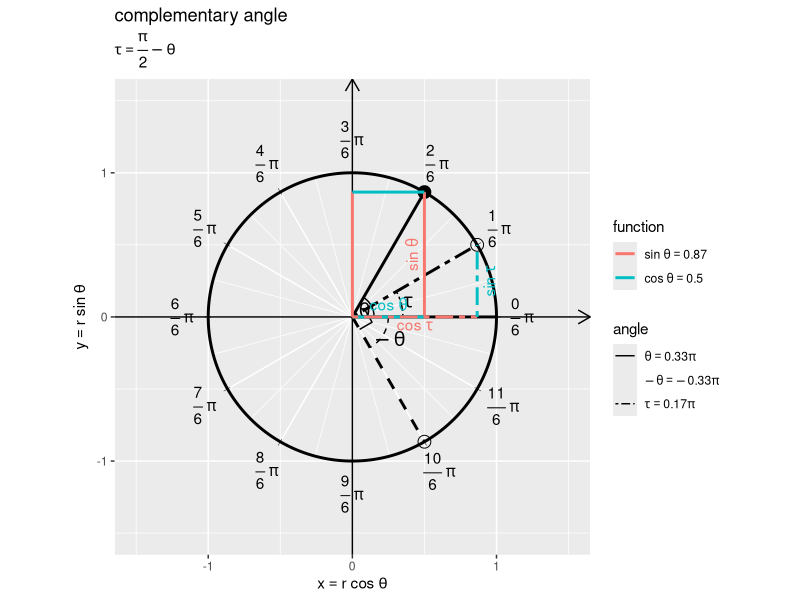

Source code (R): (Note: this script raises an error after producing the figure.)

# 余角(π/2 - θ)の可視化 ------------------------------------------------------------------

# 利用パッケージ
library(tidyverse)
library(gganimate)
library(patchwork)
library(magick)

# パッケージ名の省略用
library(ggplot2)


# 単位円の描画用 -----------------------------------------------------------------

# 円周の座標を作成
circle_df <- tibble::tibble(
  t = seq(from = 0, to = 2*pi, length.out = 361), # 1周期分のラジアン
  r = 1, # 半径
  x = r * cos(t), 
  y = r * sin(t)
)

# 半円(範囲π)における目盛数(分母の値)を指定
tick_num <- 6

# 角度目盛の座標を作成:(補助目盛有り)
d <- 1.1
rad_tick_df <- tibble::tibble(
  # 座標用
  i     = seq(from = 0, to = 2*tick_num-0.5, by = 0.5), # 目盛番号(分子の値)
  t_deg = i/tick_num * 180, # 度数法の角度
  t_rad = i/tick_num * pi,  # 弧度法の角度(ラジアン)
  r     = 1, # 半径
  x     = r * cos(t_rad), 
  y     = r * sin(t_rad), 
  major_flag = i%%1 == 0, # 主・補助フラグ
  grid       = dplyr::if_else(major_flag, true = "major", false = "minor"), # 目盛カテゴリ
  # ラベル用
  deg_label  = dplyr::if_else(
    major_flag, true = paste0(round(t_deg, digits = 1), "*degree"), false = ""
  ), # 角度ラベル
  rad_label  = dplyr::if_else(
    major_flag, true = paste0("frac(", i, ", ", tick_num, ") ~ pi"), false = ""
  ), # ラジアンラベル
  label_x = d * x, 
  label_y = d * y, 
  a = t_deg + 90, 
  h = 1 - (x * 0.5 + 0.5), 
  v = 1 - (y * 0.5 + 0.5), 
  tick_mark = dplyr::if_else(major_flag, true = "|", false = "") # 目盛指示線用
)


# 単位円と角度の関係 ------------------------------------------------------------

# 点用のラジアンを指定
theta <- 2/6 * pi

# 余角を計算
tau <- 0.5*pi - theta


# 円周上の点の座標を作成
point_df <- tibble::tibble(
  t = c(theta, -theta, tau), 
  x = cos(t), 
  y = sin(t), 
  type = c("main", "sub", "target") # 角度カテゴリ
)

# 半径線の終点の座標を作成
radius_df <- dplyr::bind_rows(
  # 始線
  tibble::tibble(
    x = 1, 
    y = 0, 
    type = "main"
  ), 
  # 動径
  point_df |> 
    dplyr::select(x, y, type)
)


# 角マークの座標を作成
ds <- 0.005
angle_mark_df <- tibble::tibble(
  t    = c(theta, -theta, tau), 
  type = c("main", "sub", "target"), # 角度カテゴリ
  d    = c(0.15, 0.25, 0.35) # マークサイズを指定
) |> 
  dplyr::reframe(
    u = seq(from = 0, to = t, length.out = 600), .by = dplyr::everything()
  ) |> # 円弧用のラジアンを作成
  dplyr::mutate(
    x = (d + ds*u) * cos(u), 
    y = (d + ds*u) * sin(u)
  )

# 角ラベルの座標を作成
angle_label_df <- tibble::tibble(
  d = c(0.1, 0.3, 0.4), # ラベル位置を指定
  u = 0.5 * c(theta, -theta, tau), 
  x = d * cos(u), 
  y = d * sin(u), 
  angle_label = c("theta", "-theta", "tau")
)

# 直角マークの座標を作成
d <- 0.1
rightangle_mark_df <- tibble::tibble(
  u = c(-theta, 0.25*pi-theta, tau), 
  x = c(d, sqrt(2)*d, d) * cos(u), 
  y = c(d, sqrt(2)*d, d) * sin(u)
)


# 関数の描画順を指定
fnc_level_vec <- c("sin", "cos")

# 関数線分の座標を作成
fnc_seg_df <- tibble::tibble(
  fnc = c(
    "sin", "cos", "sin", "cos", 
    "sin", "cos"
  ) |> 
    factor(levels = fnc_level_vec), # 関数カテゴリ
  type = c(
    "main", "main", "main", "main", 
    "target", "target"
  ), # 角度カテゴリ
  x_from = c(
    cos(theta), 0, 0, 0, 
    0, cos(tau)
  ), 
  y_from = c(
    0, 0, 0, sin(theta), 
    0, 0
  ), 
  x_to = c(
    cos(theta), cos(theta), 0, cos(theta), 
    cos(tau), cos(tau)
  ), 
  y_to = c(
    sin(theta), 0, sin(theta), sin(theta), 
    0, sin(tau)
  )
)

# 関数ラベルの座標を作成
fnc_label_df <- tibble::tibble(
  fnc = c(
    "sin", "cos", 
    "sin", "cos"
  ), 
  x = c(
    cos(theta), 0.5*cos(theta), 
    0.5*cos(tau), cos(tau)
  ), 
  y = c(
    0.5*sin(theta), 0, 
    0, 0.5*sin(tau)
  ), 
  fnc_label = c(
    "sin~theta", "cos~theta", 
    "cos~tau", "sin~tau"
  ), 
  a = c(
    90, 0, 
    0, 90
  ), 
  h = 0.5, 
  v = c(
    -0.5, -0.5, 
    1.5, 1.5
  )
)

# グラフサイズを設定
axis_size <- 1.5

# ラベル用の文字列を作成
def_label <- "tau == frac(pi, 2) - theta"
angle_label_vec <- paste(
  c("theta", "-theta", "tau"), 
  c(theta/pi, -theta/pi, tau/pi) |> 
    round(digits = 2), 
  sep = " == "
) |> 
  paste("* pi")
fnc_label_vec <- paste(
  c("sin~theta", "cos~theta"), 
  c(sin(theta), cos(theta)) |> 
    round(digits = 2), 
  sep = " == "
)

# 単位円における偏角と関数線分を作図
ggplot() + 
  geom_segment(data = rad_tick_df, 
               mapping = aes(x = 0, y = 0, xend = x, yend = y, linewidth = grid), 
               color = "white", show.legend = FALSE) + # θ軸目盛線
  geom_text(data = rad_tick_df, 
            mapping = aes(x = x, y = y, angle = a, label = tick_mark), 
            size = 2) + # θ軸目盛指示線
  geom_text(data = rad_tick_df, 
            mapping = aes(x = label_x, y = label_y, label = rad_label, hjust = h, vjust = v), 
            parse = TRUE) + # θ軸目盛ラベル
  geom_segment(mapping = aes(x = c(-Inf, 0), y = c(0, -Inf), 
                             xend = c(Inf, 0), yend = c(0, Inf)), 
               arrow = arrow(length = unit(10, units = "pt"), ends = "last")) + # x・y軸線
  geom_path(data = circle_df, 
            mapping = aes(x = x, y = y), 
            linewidth = 1) + # 円周
  geom_segment(data = radius_df, 
               mapping = aes(x = 0, y = 0, xend = x, yend = y, linetype = type), 
               linewidth = 1, show.legend = FALSE) + # 半径線
  geom_path(data = rightangle_mark_df, 
            mapping = aes(x = x, y = y)) + # 直角マーク
  geom_path(data = angle_mark_df, 
            mapping = aes(x = x, y = y, linetype = type), 
            show.legend = FALSE) + # 角マーク
  geom_text(data = angle_label_df, 
            mapping = aes(x = x, y = y, label = angle_label), 
            size = 5, parse = TRUE) + # 角ラベル
  geom_point(data = point_df, 
             mapping = aes(x = x, y = y, shape = type), 
             size = 4, show.legend = FALSE) + # 円周上の点
  geom_segment(data = fnc_seg_df, 
               mapping = aes(x = x_from, y = y_from, xend = x_to, yend = y_to, 
                             color = fnc, linetype = type), 
               linewidth = 1) + # 関数線分
  geom_text(data = fnc_label_df, 
            mapping = aes(x = x, y = y, label = fnc_label, color = fnc, 
                          hjust = h, vjust = v, angle = a), 
            parse = TRUE, show.legend = FALSE) + # 関数ラベル
  scale_color_hue(labels = parse(text = fnc_label_vec), name = "function") + # 凡例表示用
  scale_shape_manual(breaks = c("main", "sub", "target"), 
                     values = c("circle", "circle open", "circle open")) + # 補助点用
  scale_linetype_manual(breaks = c("main", "sub", "target"), 
                        values = c("solid", "dashed", "twodash"), 
                        labels = parse(text = angle_label_vec), 
                        name = "angle") + # 補助線用, 凡例表示用
  scale_linewidth_manual(breaks = c("major", "minor"), 
                         values = c(0.5, 0.25)) + # 主・補助目盛線用
  guides(linetype = guide_legend(override.aes = list(linewidth = 0.5))) + 
  theme(legend.text.align = 0) + 
  coord_fixed(ratio = 1, 
              xlim = c(-axis_size, axis_size), 
              ylim = c(-axis_size, axis_size)) + 
  labs(title = "complementary angle", 
       subtitle = parse(text = def_label), 
       x = expression(x == r ~ cos~theta), 
       y = expression(y == r ~ sin~theta))


# 単位円と角度の関係 ------------------------------------------------------------

# フレーム数を指定
frame_num <- 300

# 点用のラジアンの範囲を指定
theta_vals <- seq(from = -2*pi, to = 2*pi, length.out = frame_num+1)[1:frame_num]

# 余角を計算
tau_vals <- 0.5*pi - theta_vals


# 円周上の点の座標を作成
anim_point_df <- tidyr::expand_grid(
  type    = c("main", "sub", "target"), # 角度カテゴリ
  frame_i = 1:frame_num # フレーム番号
) |> # フレームごとに複製
  dplyr::bind_cols(
    t = c(theta_vals, -theta_vals, tau_vals)
  ) |> 
  dplyr::mutate(
    x = cos(t), 
    y = sin(t)
  )

# 半径線の終点の座標を作成
anim_radius_df <- dplyr::bind_rows(
  # 始線
  tibble::tibble(
    frame_i = 1:frame_num, 
    x = 1, 
    y = 0, 
    type = "main"
  ), 
  # 動径
  anim_point_df |> 
    dplyr::select(frame_i, x, y, type)
)


# 角マークの座標を作成
ds <- 0.005
anim_angle_mark_df <- tidyr::expand_grid(
  tibble::tibble(
    type = c("main", "sub", "target"), 
    d    = c(0.15, 0.25, 0.35) # マークサイズを指定
  ), 
  frame_i = 1:frame_num
) |> # フレームごとに複製
  dplyr::bind_cols(
    t = c(theta_vals, -theta_vals, tau_vals)
  ) |> 
  dplyr::reframe(
    u = seq(from = 0, to = t, length.out = 600), .by = dplyr::everything()
  ) |> # フレームごとにラジアンを作成
  dplyr::mutate(
    x = (d + ds*u) * cos(u), 
    y = (d + ds*u) * sin(u)
  )

# 角ラベルの座標を作成
anim_angle_label_df <- tidyr::expand_grid(
  tibble::tibble(
    angle_label = c("theta", "-theta", "tau"), 
    d           = c(0.1, 0.25, 0.4) # ラベル位置を指定
  ), 
  frame_i = 1:frame_num
) |> # フレームごとに複製
  dplyr::bind_cols(
    u = 0.5 * c(theta_vals, -theta_vals, tau_vals)
  ) |> 
  dplyr::mutate(
    x = d * cos(u), 
    y = d * sin(u)
  )

# 直角マークの座標を作成
d <- 0.1
anim_rightangle_mark_df <- tidyr::expand_grid(
  d       = c(d, sqrt(2)*d, d), 
  frame_i = 1:frame_num
) |> # フレームごとに複製
  dplyr::bind_cols(
    u = c(-theta_vals, 0.25*pi-theta_vals, tau_vals)
  ) |> 
  dplyr::mutate(
    x = d * cos(u), 
    y = d * sin(u)
  ) |> 
    dplyr::arrange(frame_i) # 確認用


# 関数の描画順を指定
fnc_level_vec <- c("sin", "cos")

# 関数線分の座標を作成
line_num <- 6
anim_fnc_seg_df <- tibble::tibble(
  frame_i = 1:frame_num |> 
    rep(times = line_num), 
  fnc = c(
    "sin", "cos", "sin", "cos", 
    "sin", "cos"
  ) |> 
    rep(each = frame_num) |> 
    factor(levels = fnc_level_vec), # 関数カテゴリ
  type = c(
    "main", "main", "main", "main", 
    "target", "target"
  ) |> 
    rep(each = frame_num), # 角度カテゴリ
  x_from = c(
    cos(theta_vals), rep(0, times = frame_num), rep(0, times = frame_num), rep(0, times = frame_num), 
    rep(0, times = frame_num), cos(tau_vals)
  ), 
  y_from = c(
    rep(0, times = frame_num), rep(0, times = frame_num), rep(0, times = frame_num), sin(theta_vals), 
    rep(0, times = frame_num), rep(0, times = frame_num)
  ), 
  x_to = c(
    cos(theta_vals), cos(theta_vals), rep(0, times = frame_num), cos(theta_vals), 
    cos(tau_vals), cos(tau_vals)
  ), 
  y_to = c(
    sin(theta_vals), rep(0, times = frame_num), sin(theta_vals), sin(theta_vals), 
    rep(0, times = frame_num), sin(tau_vals)
  ), 
  label_flag = c(
    TRUE, TRUE, FALSE, FALSE, 
    TRUE, TRUE
  ) |> 
    rep(each = frame_num) # 関数ラベル用
)

# ラベル設定を指定
setting_df <- tibble::tibble(
  fnc = c(
    "sin", "cos", 
    "sin", "cos"
  ), 
  type = c(
    "main", "main", 
    "target", "target"
  ), 
  fnc_label = c(
    "sin~theta", "cos~theta", 
    "cos~tau", "sin~tau"
  ), 
  a = c(
    90, 0, 
    0, 90
  ), 
  h = 0.5, 
  v = c(
    -0.5, -0.5, 
    1.5, 1.5
  )
)

# 関数ラベルの座標を作成
anim_fnc_label_df <- anim_fnc_seg_df |> 
  dplyr::filter(label_flag) |> # ラベル付け線分を抽出
  dplyr::summarise(
    x = median(c(x_from, x_to)), 
    y = median(c(y_from, y_to)), .by = c(frame_i, fnc, type)
  ) |> # 中点に配置
  dplyr::left_join(setting_df, by = c("fnc", "type")) # ラベル設定を追加
  

# グラフサイズを設定
axis_size <- 1.5

# ラベル用の文字列を作成
anim_label_df <- tibble::tibble(
  frame_i = 1:frame_num, 
  var_label = paste0(
    "list(", 
    "theta == ", round(theta_vals/pi, digits = 2), " * pi, ", 
    "tau == ", round(tau_vals/pi, digits = 2), " * pi", 
    ")"
  )
)
angle_label_vec <- c("theta", "-theta", "tau == frac(pi, 2) - theta")
fnc_label_vec   <- c(sin = "sine", cos = "cosine")

# 単位円における偏角と関数線分を作図
anim <- ggplot() + 
  geom_segment(data = rad_tick_df, 
               mapping = aes(x = 0, y = 0, xend = x, yend = y, linewidth = grid), 
               color = "white", show.legend = FALSE) + # θ軸目盛線
  geom_text(data = rad_tick_df, 
            mapping = aes(x = x, y = y, angle = a, label = tick_mark), 
            size = 2) + # θ軸目盛指示線
  geom_text(data = rad_tick_df, 
            mapping = aes(x = label_x, y = label_y, label = rad_label, hjust = h, vjust = v), 
            parse = TRUE) + # θ軸目盛ラベル
  geom_segment(mapping = aes(x = c(-Inf, 0), y = c(0, -Inf), 
                             xend = c(Inf, 0), yend = c(0, Inf)), 
               arrow = arrow(length = unit(10, units = "pt"), ends = "last")) + # x・y軸線
  geom_path(data = circle_df, 
            mapping = aes(x = x, y = y), 
            linewidth = 1) + # 円周
  geom_segment(data = anim_radius_df, 
               mapping = aes(x = 0, y = 0, xend = x, yend = y, linetype = type), 
               linewidth = 1, show.legend = FALSE) + # 半径線
  geom_path(data = anim_rightangle_mark_df, 
            mapping = aes(x = x, y = y)) + # 直角マーク
  geom_path(data = anim_angle_mark_df, 
            mapping = aes(x = x, y = y, linetype = type), 
            show.legend = FALSE) + # 角マーク
  geom_text(data = anim_angle_label_df, 
            mapping = aes(x = x, y = y, label = angle_label), 
            size = 5, parse = TRUE) + # 角ラベル
  geom_point(data = anim_point_df, 
             mapping = aes(x = x, y = y, shape = type), 
             size = 4, show.legend = FALSE) + # 円周上の点
  geom_segment(data = anim_fnc_seg_df, 
               mapping = aes(x = x_from, y = y_from, xend = x_to, yend = y_to, 
                             color = fnc, linetype = type), 
               linewidth = 1) + # 関数線分
  geom_text(data = anim_fnc_label_df, 
            mapping = aes(x = x, y = y, label = fnc_label, color = fnc, 
                          hjust = h, vjust = v, angle = a), 
            parse = TRUE, show.legend = FALSE) + # 関数ラベル
  geom_text(data = anim_label_df, 
            mapping = aes(x = -Inf, y = Inf, label = var_label), 
            parse = TRUE, hjust = 0, vjust = -0.5) + # 変数ラベル:(subtitleの代用)
  gganimate::transition_manual(frames = frame_i) + # フレーム切替
  scale_color_hue(labels = parse(text = fnc_label_vec), name = "function") + # 凡例表示用
  scale_shape_manual(breaks = c("main", "sub", "target"), 
                     values = c("circle", "circle open", "circle open")) + # 補助点用
  scale_linetype_manual(breaks = c("main", "sub", "target"), 
                        values = c("solid", "dashed", "twodash"), 
                        labels = parse(text = angle_label_vec), 
                        name = "angle") + # 補助線用, 凡例表示用
  scale_linewidth_manual(breaks = c("major", "minor"), 
                         values = c(0.5, 0.25)) + # 主・補助目盛線用
  guides(linetype = guide_legend(override.aes = list(linewidth = 0.5))) + 
  theme(legend.text.align = 0) + 
  coord_fixed(ratio = 1, clip = "off", 
              xlim = c(-axis_size, axis_size), 
              ylim = c(-axis_size, axis_size)) + 
  labs(title = "complementary angle", 
       subtitle = "", # (ラベル表示用の空行)
       x = expression(x == r ~ cos~theta), 
       y = expression(y == r ~ sin~theta))

# 動画を作成
gganimate::animate(
  plot = anim, nframes = frame_num, fps = 15, width = 8, height = 8, units = "in", res = 250, 
  renderer = gganimate::av_renderer(file = "circle/figure/angle/diff_halfpi_circle.mp4")
)
